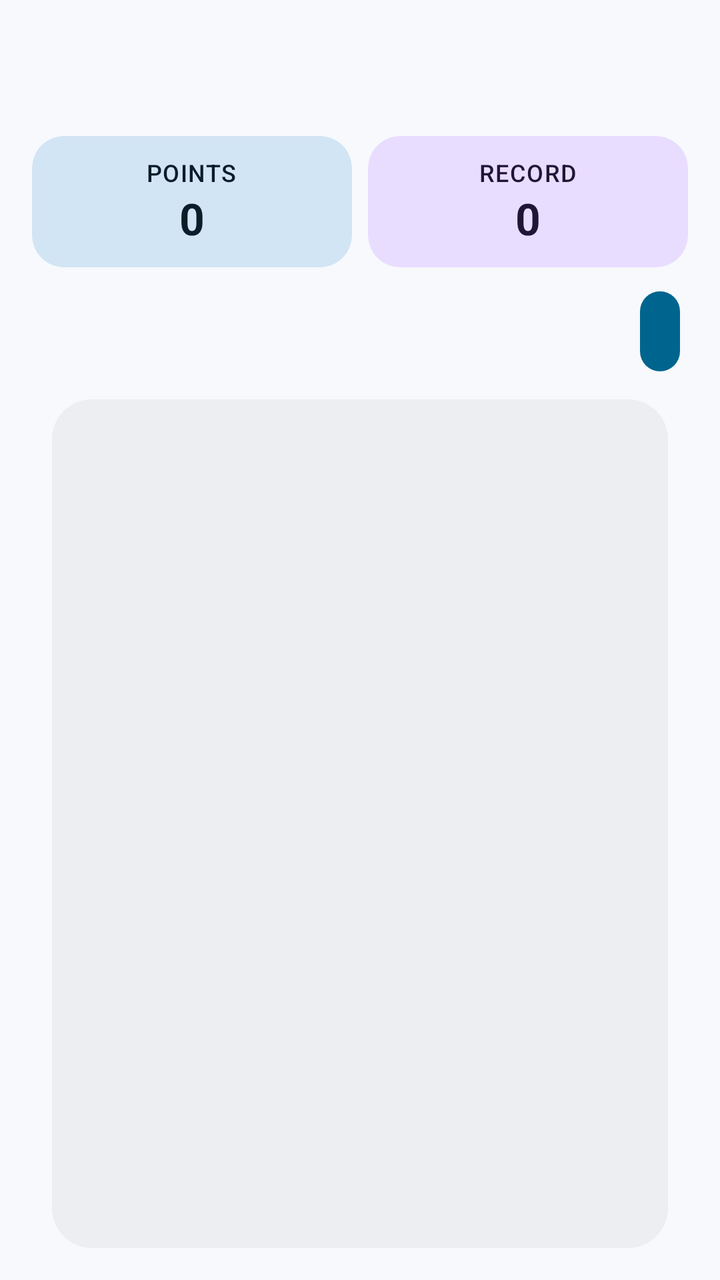
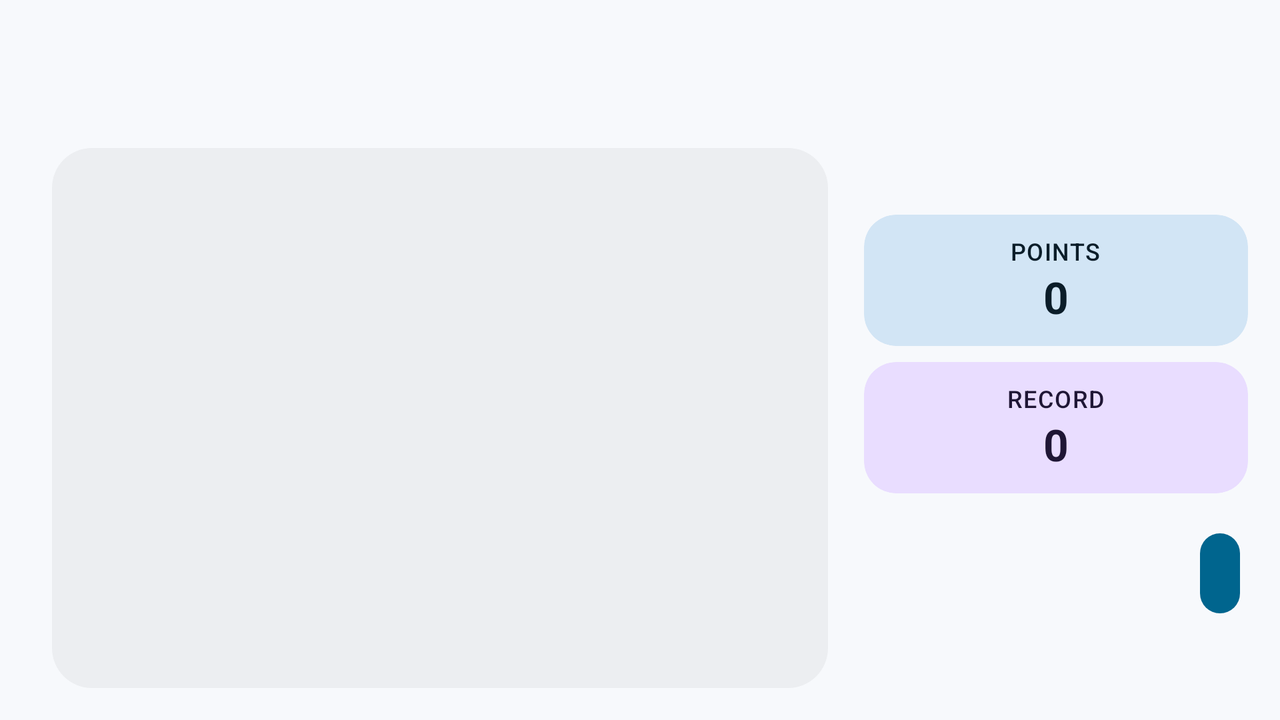

Two renders of one Android screen. The first uses the default layout on a phone; the second uses the alternative layout the repository ships for a different screen configuration, on a matching device. The two XML files are below.
<!-- AndroidManifest.xml: application theme Theme.YiPuzzles -->
<!-- res/layout/activity_game.xml -->
<?xml version="1.0" encoding="utf-8"?>
<androidx.coordinatorlayout.widget.CoordinatorLayout xmlns:android="http://schemas.android.com/apk/res/android"
    xmlns:app="http://schemas.android.com/apk/res-auto"
    xmlns:tools="http://schemas.android.com/tools"
    android:layout_width="match_parent"
    android:layout_height="match_parent"
    android:fitsSystemWindows="true"
    android:background="?android:colorBackground"
        app:statusBarBackground="@null"
    tools:context="org.lyi.puzzles.activities.GameActivity">

    <include layout="@layout/toolbar" />

    <LinearLayout
        android:id="@+id/main_content"
        android:layout_width="match_parent"
        android:layout_height="match_parent"
        android:orientation="vertical"
        android:paddingStart="16dp"
        android:paddingEnd="16dp"
        android:paddingBottom="6dp"
        app:layout_behavior="@string/appbar_scrolling_view_behavior">

        
        <LinearLayout
            android:layout_width="match_parent"
            android:layout_height="wrap_content"
            android:layout_marginTop="4dp"
            android:gravity="center_vertical"
            android:orientation="horizontal">

            <com.google.android.material.card.MaterialCardView
                style="@style/Widget.YiPuzzles.ScoreCard"
                android:layout_width="0dp"
                android:layout_height="wrap_content"
                android:layout_weight="1"
                app:contentPaddingBottom="10dp"
                app:contentPaddingLeft="16dp"
                app:contentPaddingRight="16dp"
                app:contentPaddingTop="10dp">

                <LinearLayout
                    android:layout_width="match_parent"
                    android:layout_height="wrap_content"
                    android:gravity="center_horizontal"
                    android:orientation="vertical">

                    <TextView
                        android:layout_width="wrap_content"
                        android:layout_height="wrap_content"
                        android:text="@string/Points_Button"
                        android:textAppearance="@style/TextAppearance.YiPuzzles.ScoreLabel" />

                    <TextView
                        android:id="@+id/points"
                        style="@style/Widget.YiPuzzles.ScoreValue"
                        android:layout_width="match_parent"
                        android:layout_height="wrap_content"
                        android:text="0"
                        android:textAppearance="@style/TextAppearance.YiPuzzles.ScoreValue" />
                </LinearLayout>
            </com.google.android.material.card.MaterialCardView>

            <com.google.android.material.card.MaterialCardView
                style="@style/Widget.YiPuzzles.ScoreCard"
                android:layout_width="0dp"
                android:layout_height="wrap_content"
                android:layout_marginStart="8dp"
                android:layout_weight="1"
                app:cardBackgroundColor="?attr/colorTertiaryContainer"
                app:contentPaddingBottom="10dp"
                app:contentPaddingLeft="16dp"
                app:contentPaddingRight="16dp"
                app:contentPaddingTop="10dp">

                <LinearLayout
                    android:layout_width="match_parent"
                    android:layout_height="wrap_content"
                    android:gravity="center_horizontal"
                    android:orientation="vertical">

                    <TextView
                        android:layout_width="wrap_content"
                        android:layout_height="wrap_content"
                        android:text="@string/Record_Button"
                        android:textAppearance="@style/TextAppearance.YiPuzzles.ScoreLabel"
                        android:textColor="?attr/colorOnTertiaryContainer" />

                    <TextView
                        android:id="@+id/record"
                        style="@style/Widget.YiPuzzles.ScoreValue"
                        android:layout_width="match_parent"
                        android:layout_height="wrap_content"
                        android:text="0"
                        android:textAppearance="@style/TextAppearance.YiPuzzles.ScoreValue"
                        android:textColor="?attr/colorOnTertiaryContainer" />
                </LinearLayout>
            </com.google.android.material.card.MaterialCardView>

        </LinearLayout>

        <LinearLayout
            android:layout_width="match_parent"
            android:layout_height="wrap_content"
            android:layout_marginTop="8dp"
            android:gravity="end"
            android:orientation="horizontal">

            <com.google.android.material.button.MaterialButton
                android:id="@+id/undoButton"
                style="?attr/materialIconButtonFilledTonalStyle"
                android:layout_width="wrap_content"
                android:layout_height="wrap_content"
                android:layout_marginStart="8dp"
                android:contentDescription="@string/undo"
                android:visibility="invisible"
                app:icon="@drawable/ic_undo" />

            <com.google.android.material.button.MaterialButton
                android:id="@+id/restartButton"
                style="?attr/materialIconButtonFilledStyle"
                android:layout_width="wrap_content"
                android:layout_height="wrap_content"
                android:contentDescription="@string/restart"
                app:icon="@drawable/ic_restart" />

        </LinearLayout>

        
        <RelativeLayout
            android:id="@+id/touch_field"
            android:layout_width="match_parent"
            android:layout_height="match_parent">

            <RelativeLayout
                android:id="@+id/number_field_background"
                android:layout_width="match_parent"
                android:layout_height="match_parent"
                android:layout_alignParentTop="true"
                android:layout_centerHorizontal="true"
                android:layout_margin="10dp"
                android:background="@drawable/board_background" />

            <RelativeLayout
                android:id="@+id/number_field"
                android:layout_width="match_parent"
                android:layout_height="match_parent"
                android:layout_alignParentTop="true"
                android:layout_centerHorizontal="true"
                android:layout_margin="10dp" />

        </RelativeLayout>

    </LinearLayout>

</androidx.coordinatorlayout.widget.CoordinatorLayout>
<!-- res/layout/toolbar.xml (included above) -->
<?xml version="1.0" encoding="utf-8"?>
<com.google.android.material.appbar.AppBarLayout xmlns:android="http://schemas.android.com/apk/res/android"
    xmlns:app="http://schemas.android.com/apk/res-auto"
    android:layout_width="match_parent"
    android:layout_height="wrap_content"
    android:fitsSystemWindows="true"
    android:background="?android:colorBackground"
    app:liftOnScroll="true">

    <com.google.android.material.appbar.MaterialToolbar
        android:id="@+id/toolbar"
        android:layout_width="match_parent"
        android:layout_height="?attr/actionBarSize" />

</com.google.android.material.appbar.AppBarLayout>
<!-- resources referenced by this layout -->
<resources>
  <!-- drawable board_background (drawable) -->
  <?xml version="1.0" encoding="utf-8"?>
  <shape xmlns:android="http://schemas.android.com/apk/res/android">
      <corners android:radius="20dp" />
      <solid android:color="?attr/colorSurfaceContainer" />
  </shape>
  <string name="Points_Button">Points</string>
  <string name="Record_Button">Record</string>
  <string name="restart">Restart</string>
  <string name="undo">Undo</string>
  <style name="TextAppearance.YiPuzzles.ScoreLabel" parent="TextAppearance.Material3.LabelMedium">
          <item name="android:textColor">?attr/colorOnSecondaryContainer</item>
          <item name="android:textAllCaps">true</item>
      </style>
  <style name="TextAppearance.YiPuzzles.ScoreValue" parent="TextAppearance.Material3.TitleLarge">
          <item name="android:textColor">?attr/colorOnSecondaryContainer</item>
          <item name="android:textStyle">bold</item>
      </style>
  <style name="Widget.YiPuzzles.ScoreCard" parent="Widget.Material3.CardView.Filled">
          <item name="cardBackgroundColor">?attr/colorSecondaryContainer</item>
          <item name="shapeAppearance">@style/ShapeAppearance.Material3.Corner.Large</item>
      </style>
  <style name="Theme.YiPuzzles" parent="Base.Theme.YiPuzzles" />
  <color name="md_theme_light_primary">#00658E</color>
  <color name="md_theme_light_onPrimary">#FFFFFF</color>
  <color name="md_theme_light_primaryContainer">#C7E7FF</color>
  <color name="md_theme_light_onPrimaryContainer">#001E2E</color>
  <color name="md_theme_light_secondary">#4F616E</color>
  <color name="md_theme_light_onSecondary">#FFFFFF</color>
  <color name="md_theme_light_secondaryContainer">#D2E5F5</color>
  <color name="md_theme_light_onSecondaryContainer">#0B1D29</color>
  <color name="md_theme_light_tertiary">#63597C</color>
  <color name="md_theme_light_onTertiary">#FFFFFF</color>
  <color name="md_theme_light_tertiaryContainer">#E9DDFF</color>
  <color name="md_theme_light_onTertiaryContainer">#1F1635</color>
  <color name="md_theme_light_error">#BA1A1A</color>
  <color name="md_theme_light_onError">#FFFFFF</color>
  <color name="md_theme_light_errorContainer">#FFDAD6</color>
  <color name="md_theme_light_onErrorContainer">#410002</color>
  <color name="md_theme_light_background">#F7F9FC</color>
  <color name="md_theme_light_onBackground">#191C1E</color>
  <color name="md_theme_light_surface">#F7F9FC</color>
  <color name="md_theme_light_onSurface">#191C1E</color>
  <color name="md_theme_light_surfaceVariant">#DDE3EA</color>
  <color name="md_theme_light_onSurfaceVariant">#41484D</color>
  <color name="md_theme_light_outline">#71787E</color>
  <color name="md_theme_light_outlineVariant">#C1C7CE</color>
  <color name="md_theme_light_inverseSurface">#2E3133</color>
  <color name="md_theme_light_inverseOnSurface">#EFF1F3</color>
  <color name="md_theme_light_inversePrimary">#85CFFF</color>
  <color name="md_theme_light_surfaceDim">#D8DADD</color>
  <color name="md_theme_light_surfaceBright">#F7F9FC</color>
  <color name="md_theme_light_surfaceContainerLowest">#FFFFFF</color>
  <color name="md_theme_light_surfaceContainerLow">#F2F4F7</color>
  <color name="md_theme_light_surfaceContainer">#ECEEF1</color>
  <color name="md_theme_light_surfaceContainerHigh">#E6E8EB</color>
  <color name="md_theme_light_surfaceContainerHighest">#E0E3E5</color>
  <style name="Widget.YiPuzzles.Toolbar" parent="Widget.Material3.Toolbar.OnSurface">
          <item name="titleCentered">false</item>
      </style>
  <style name="ThemeOverlay.YiPuzzles.MaterialAlertDialog" parent="ThemeOverlay.Material3.MaterialAlertDialog">
          <item name="shapeAppearanceOverlay">@style/ShapeAppearance.Material3.Corner.ExtraLarge</item>
      </style>
  <!-- some entries are left out for length -->
</resources>
<!-- res/layout-land/activity_game.xml (the repository's variant of the layout above) -->
<!-- drawn on the phone turned sideways -->
<?xml version="1.0" encoding="utf-8"?>
<androidx.coordinatorlayout.widget.CoordinatorLayout xmlns:android="http://schemas.android.com/apk/res/android"
    xmlns:app="http://schemas.android.com/apk/res-auto"
    xmlns:tools="http://schemas.android.com/tools"
    android:layout_width="match_parent"
    android:layout_height="match_parent"
    android:fitsSystemWindows="true"
    android:background="?android:colorBackground"
        app:statusBarBackground="@null"
    tools:context="org.lyi.puzzles.activities.GameActivity">

    <include layout="@layout/toolbar" />

    <LinearLayout
        android:id="@+id/main_content"
        android:layout_width="match_parent"
        android:layout_height="match_parent"
        android:baselineAligned="false"
        android:orientation="horizontal"
        android:paddingStart="16dp"
        android:paddingEnd="16dp"
        android:paddingBottom="6dp"
        app:layout_behavior="@string/appbar_scrolling_view_behavior">

        
        <RelativeLayout
            android:id="@+id/touch_field"
            android:layout_width="0dp"
            android:layout_height="match_parent"
            android:layout_weight="1">

            <RelativeLayout
                android:id="@+id/number_field_background"
                android:layout_width="match_parent"
                android:layout_height="match_parent"
                android:layout_alignParentTop="true"
                android:layout_centerHorizontal="true"
                android:layout_margin="10dp"
                android:background="@drawable/board_background" />

            <RelativeLayout
                android:id="@+id/number_field"
                android:layout_width="match_parent"
                android:layout_height="match_parent"
                android:layout_alignParentTop="true"
                android:layout_centerHorizontal="true"
                android:layout_margin="10dp" />

        </RelativeLayout>

        
        <LinearLayout
            android:layout_width="200dp"
            android:layout_height="match_parent"
            android:gravity="center_vertical"
            android:orientation="vertical"
            android:paddingStart="8dp"
            android:paddingEnd="0dp">

            <LinearLayout
                android:layout_width="match_parent"
                android:layout_height="wrap_content"
                android:orientation="vertical">
            <com.google.android.material.card.MaterialCardView
                style="@style/Widget.YiPuzzles.ScoreCard"
                android:layout_width="match_parent"
                android:layout_height="wrap_content"
                app:contentPaddingBottom="10dp"
                app:contentPaddingLeft="16dp"
                app:contentPaddingRight="16dp"
                app:contentPaddingTop="10dp">

                <LinearLayout
                    android:layout_width="match_parent"
                    android:layout_height="wrap_content"
                    android:gravity="center_horizontal"
                    android:orientation="vertical">

                    <TextView
                        android:layout_width="wrap_content"
                        android:layout_height="wrap_content"
                        android:text="@string/Points_Button"
                        android:textAppearance="@style/TextAppearance.YiPuzzles.ScoreLabel" />

                    <TextView
                        android:id="@+id/points"
                        style="@style/Widget.YiPuzzles.ScoreValue"
                        android:layout_width="match_parent"
                        android:layout_height="wrap_content"
                        android:text="0"
                        android:textAppearance="@style/TextAppearance.YiPuzzles.ScoreValue" />
                </LinearLayout>
            </com.google.android.material.card.MaterialCardView>

            <com.google.android.material.card.MaterialCardView
                style="@style/Widget.YiPuzzles.ScoreCard"
                android:layout_width="match_parent"
                android:layout_height="wrap_content"
                android:layout_marginTop="8dp"
                app:cardBackgroundColor="?attr/colorTertiaryContainer"
                app:contentPaddingBottom="10dp"
                app:contentPaddingLeft="16dp"
                app:contentPaddingRight="16dp"
                app:contentPaddingTop="10dp">

                <LinearLayout
                    android:layout_width="match_parent"
                    android:layout_height="wrap_content"
                    android:gravity="center_horizontal"
                    android:orientation="vertical">

                    <TextView
                        android:layout_width="wrap_content"
                        android:layout_height="wrap_content"
                        android:text="@string/Record_Button"
                        android:textAppearance="@style/TextAppearance.YiPuzzles.ScoreLabel"
                        android:textColor="?attr/colorOnTertiaryContainer" />

                    <TextView
                        android:id="@+id/record"
                        style="@style/Widget.YiPuzzles.ScoreValue"
                        android:layout_width="match_parent"
                        android:layout_height="wrap_content"
                        android:text="0"
                        android:textAppearance="@style/TextAppearance.YiPuzzles.ScoreValue"
                        android:textColor="?attr/colorOnTertiaryContainer" />
                </LinearLayout>
            </com.google.android.material.card.MaterialCardView>
            </LinearLayout>

            <LinearLayout
                android:layout_width="match_parent"
                android:layout_height="wrap_content"
                android:layout_marginTop="16dp"
                android:gravity="end"
                android:orientation="horizontal">
            <com.google.android.material.button.MaterialButton
                android:id="@+id/undoButton"
                style="?attr/materialIconButtonFilledTonalStyle"
                android:layout_width="wrap_content"
                android:layout_height="wrap_content"
                android:layout_marginStart="8dp"
                android:contentDescription="@string/undo"
                android:visibility="invisible"
                app:icon="@drawable/ic_undo" />

            <com.google.android.material.button.MaterialButton
                android:id="@+id/restartButton"
                style="?attr/materialIconButtonFilledStyle"
                android:layout_width="wrap_content"
                android:layout_height="wrap_content"
                android:contentDescription="@string/restart"
                app:icon="@drawable/ic_restart" />
            </LinearLayout>

        </LinearLayout>

    </LinearLayout>

</androidx.coordinatorlayout.widget.CoordinatorLayout>
